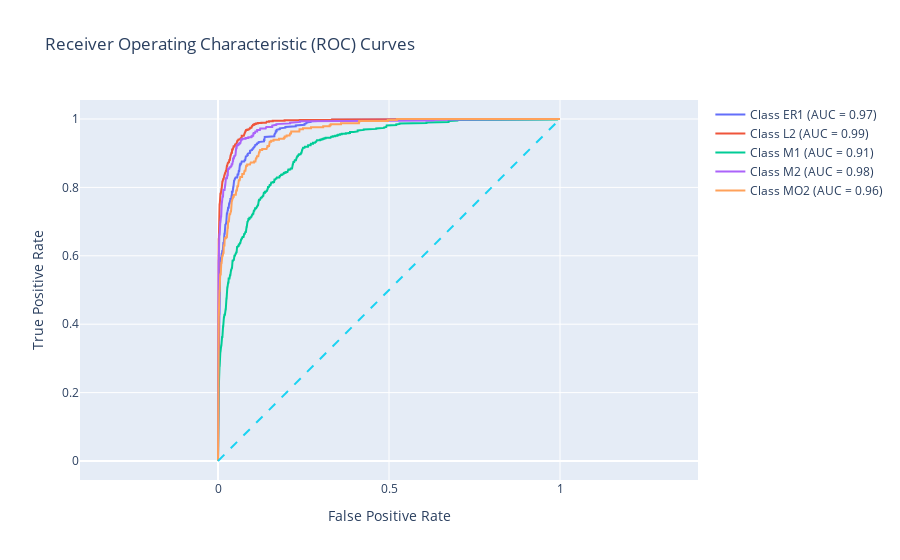

Write notebook code for a chart like this one.
### Code cell
import pandas as pd
import plotly.graph_objs as go
from sklearn.metrics import roc_curve, auc
from sklearn.preprocessing import label_binarize

# Load the dataset
# file_path = '/Users/neo/Documents/DATA/deephemev3_val_predictions.csv'
file_path ="/Users/neo/Documents/Research/MODELS/2024-06-24 DeepHeme M1 MO2 M2 L2 ER1 epochs=500/predictions.csv"
data = pd.read_csv(file_path)

# Identify the columns with predicted probabilities (numeric columns only)
probability_columns = data.select_dtypes(include='number').columns

# Binarize the labels
labels = data['label']
binarized_labels = label_binarize(labels, classes=probability_columns)

# Prepare the true labels and predicted probabilities
true_labels = binarized_labels
predicted_probabilities = data[probability_columns].values

# Create an empty figure
fig = go.Figure()

# Add ROC curves for each class
for i, class_label in enumerate(probability_columns):
    fpr, tpr, _ = roc_curve(true_labels[:, i], predicted_probabilities[:, i])
    roc_auc = auc(fpr, tpr)
    fig.add_trace(go.Scatter(
        x=fpr, y=tpr,
        mode='lines',
        name=f'Class {class_label} (AUC = {roc_auc:.2f})'
    ))

# Add the diagonal line
fig.add_trace(go.Scatter(
    x=[0, 1], y=[0, 1],
    mode='lines',
    line=dict(dash='dash'),
    showlegend=False
))

# Update layout
fig.update_layout(
    title='Receiver Operating Characteristic (ROC) Curves',
    xaxis_title='False Positive Rate',
    yaxis_title='True Positive Rate',
    xaxis=dict(scaleanchor="y", scaleratio=1),
    yaxis=dict(constrain='domain')
)

# Show the interactive plot
fig.show()

### Figure 1 — Plotly figure (JSON) as saved in the notebook; plotly's stock layout.template omitted (floating-point values rounded to 4 significant figures; data arrays with more than 128 entries replaced by an {"elided": "..."} marker saying what was removed)
{"data": [{"mode": "lines", "name": "Class ER1 (AUC = 0.97)", "type": "scatter", "x": {"elided": "305 float values"}, "y": {"elided": "305 float values"}}, {"mode": "lines", "name": "Class L2 (AUC = 0.99)", "type": "scatter", "x": {"elided": "271 float values"}, "y": {"elided": "271 float values"}}, {"mode": "lines", "name": "Class M1 (AUC = 0.91)", "type": "scatter", "x": {"elided": "583 float values"}, "y": {"elided": "583 float values"}}, {"mode": "lines", "name": "Class M2 (AUC = 0.98)", "type": "scatter", "x": {"elided": "234 float values"}, "y": {"elided": "234 float values"}}, {"mode": "lines", "name": "Class MO2 (AUC = 0.96)", "type": "scatter", "x": {"elided": "267 float values"}, "y": {"elided": "267 float values"}}, {"line": {"dash": "dash"}, "mode": "lines", "showlegend": false, "type": "scatter", "x": [0, 1], "y": [0, 1]}], "layout": {"title": {"text": "Receiver Operating Characteristic (ROC) Curves"}, "xaxis": {"scaleanchor": "y", "scaleratio": 1, "title": {"text": "False Positive Rate"}}, "yaxis": {"constrain": "domain", "title": {"text": "True Positive Rate"}}}}
